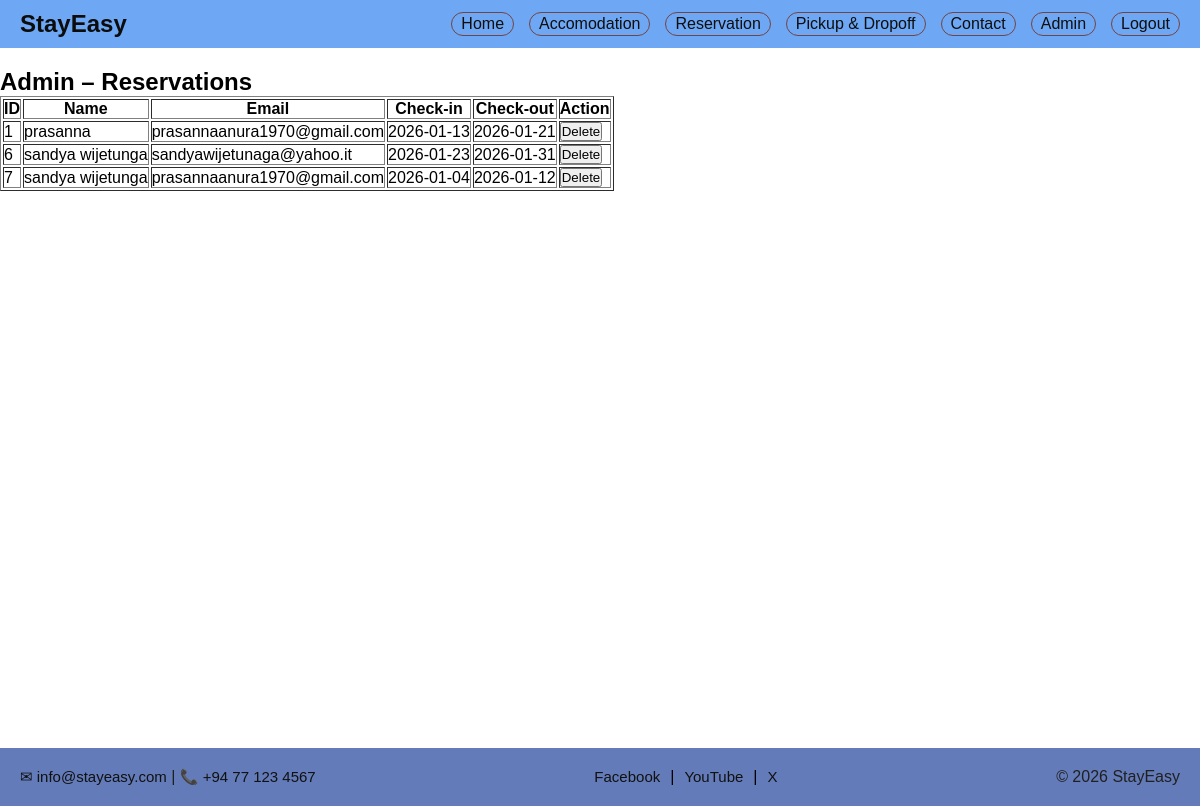
/admin (signed in), run on an earlier commit of the app's database.
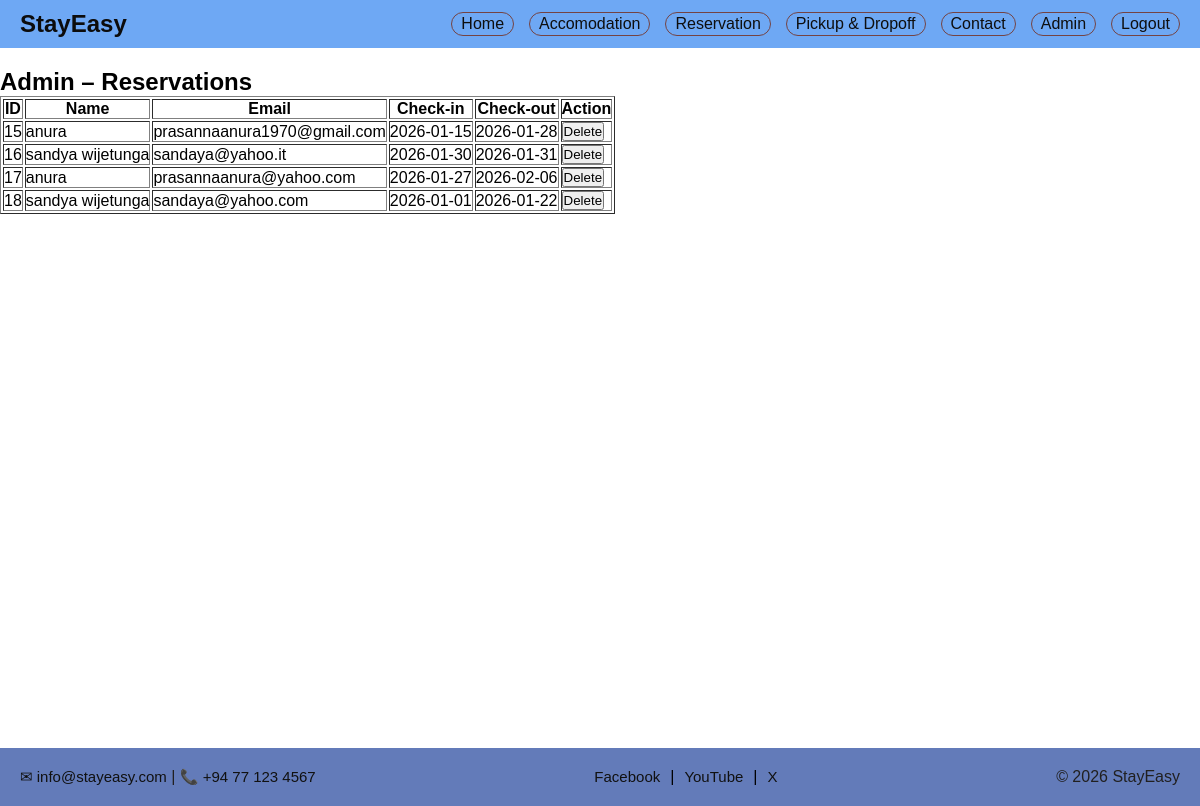
And on a later commit of the database.
### tables this page shows
CREATE TABLE reservations (
    id INTEGER PRIMARY KEY AUTOINCREMENT,
    name TEXT NOT NULL,
    email TEXT NOT NULL,
    checkin DATE NOT NULL,
    checkout DATE NOT NULL
);

### app.py (the view)
@app.route("/admin")
def admin():
    if not session.get("admin"):
        return redirect(url_for("admin_login"))
    conn = get_db_connection()
    reservations = conn.execute("SELECT * FROM reservations").fetchall()
    conn.close()
    return render_template("admin.html", reservations=reservations)

### app.py (called while the page is built)
def get_db_connection():
    conn = sqlite3.connect("database.db")
    conn.row_factory = sqlite3.Row
    return conn

### templates/admin.html (shortened to what this page needs)
{% extends "base.html" %}
{% block content %}
<h2>Admin – Reservations</h2>
<table border="1" cellpadding="8">
    <tr>
        <th>ID</th>
        <th>Name</th>
        <th>Email</th>
        <th>Check-in</th>
        <th>Check-out</th>
        <th>Action</th>
    </tr>
    {% for r in reservations %}
    <tr>
        <td>{{ r.id }}</td>
        <td>{{ r.name }}</td>
        <td>{{ r.email }}</td>
        <td>{{ r.checkin }}</td>
        <td>{{ r.checkout }}</td>
         <td>
        <form method="POST" action="/delete/{{ r.id }}">
            <button type="submit"
                    onclick="return confirm('Delete this reservation?');">
                Delete
            </button>
        </form>
    </td>
    </tr>
    {% endfor %}
</table>
{% endblock %}

What changed in the data, as far as the page shows it:
removed reservations: id "1", name "prasanna", email "prasannaanura1970@gmail.com", checkin "2026-01-13", checkout "2026-01-21"
removed reservations: id "6", name "sandya wijetunga", email "sandyawijetunaga@yahoo.it", checkin "2026-01-23", checkout "2026-01-31"
removed reservations: id "7", name "sandya wijetunga", email "prasannaanura1970@gmail.com", checkin "2026-01-04", checkout "2026-01-12"
added reservations: id "15", name "anura", email "prasannaanura1970@gmail.com", checkin "2026-01-15", checkout "2026-01-28"
added reservations: id "16", name "sandya wijetunga", email "sandaya@yahoo.it", checkin "2026-01-30", checkout "2026-01-31"
added reservations: id "17", name "anura", email "prasannaanura@yahoo.com", checkin "2026-01-27", checkout "2026-02-06"
added reservations: id "18", name "sandya wijetunga", email "sandaya@yahoo.com", checkin "2026-01-01", checkout "2026-01-22"
